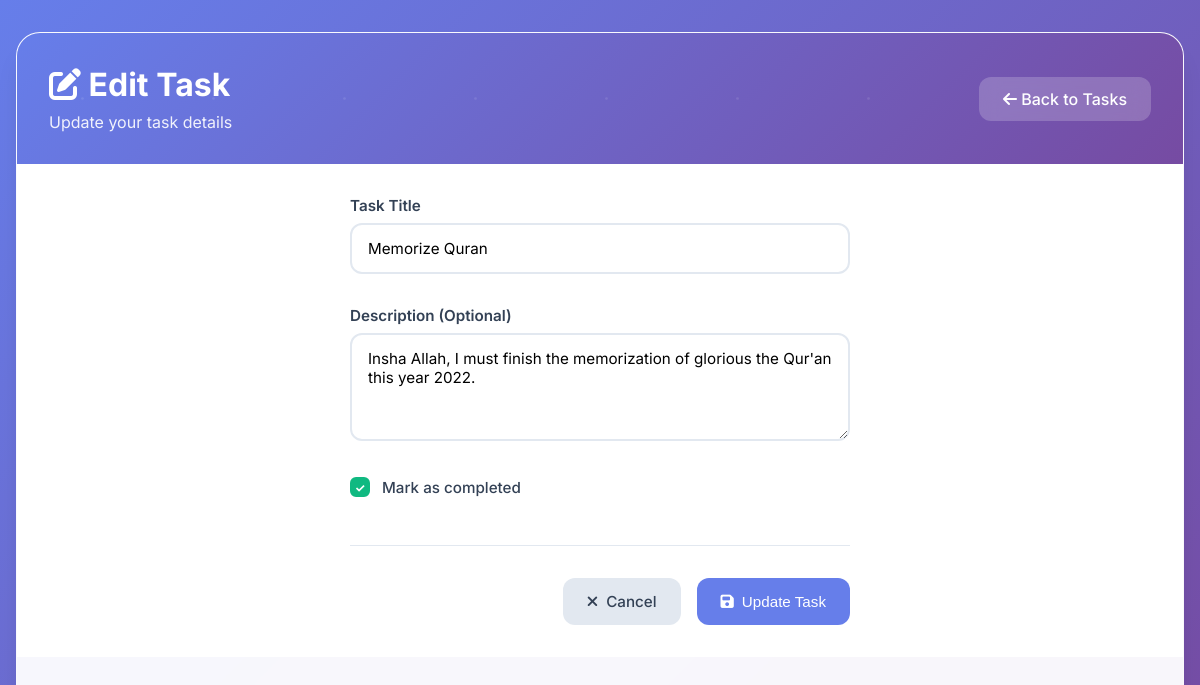
The app's page /task-update/26/ (signed in) with its own data.
### base/models.py (models this page shows, shortened)
class Task(models.Model):
    user = models.ForeignKey(
        User, on_delete=models.CASCADE, null=True, blank=True)
    title = models.CharField(max_length=200)
    description = models.TextField(null=True, blank=True)
    complete = models.BooleanField(default=False)
    created = models.DateTimeField(auto_now_add=True)
    class Meta:
        order_with_respect_to = 'user'

### base/views.py (the view)
# urls.py: path('task-update/<int:pk>/', TaskUpdate.as_view(), name='task-update'),
class TaskUpdate(LoginRequiredMixin, UpdateView):
    model = Task
    fields = ['title', 'description', 'complete']
    success_url = reverse_lazy('tasks')

### base/templates/base/task_form.html (shortened to what this page needs)
{% extends 'base/main.html' %}
{% block content %}
<div class="header-bar">
    <div class="header-content">
        <div>
            <h1><i class="fas fa-edit"></i> {% if object %}Edit Task{% else %}Create Task{% endif %}</h1>
            <h3>{% if object %}Update your task details{% else %}Add a new task to your list{% endif %}</h3>
        </div>
        <a href="{% url 'tasks' %}">
            <i class="fas fa-arrow-left"></i> Back to Tasks
        </a>
    </div>
</div>
<div class="form-container">
    <form method="POST" class="modern-form">
        <div class="form-group">
            <label for="{{ form.title.id_for_label }}">Task Title</label>
            <input type="text"
                   id="{{ form.title.id_for_label }}"
                   name="{{ form.title.name }}"
                   value="{{ form.title.value|default:'' }}"
                   class="form-input"
                   placeholder="Enter your task title..."
                   required>
        </div>
        <div class="form-group">
            <label for="{{ form.description.id_for_label }}">Description (Optional)</label>
            <textarea id="{{ form.description.id_for_label }}"
                      name="{{ form.description.name }}"
                      class="form-textarea"
                      placeholder="Add more details about your task..."
                      rows="4">{{ form.description.value|default:'' }}</textarea>
        </div>
        <div class="form-group">
            <label class="checkbox-label">
                <span class="checkmark"></span>
                Mark as completed
            </label>
        </div>
        <div class="form-actions">
            <a href="{% url 'tasks' %}" class="btn btn-secondary">
                <i class="fas fa-times"></i> Cancel
            </a>
            <button type="submit" class="btn btn-primary">
                <i class="fas fa-save"></i> {% if object %}Update Task{% else %}Create Task{% endif %}
            </button>
        </div>
    </form>
</div>
{% endblock content %}

### base/templates/base/main.html (style rules this page uses)
* { margin: 0; padding: 0; box-sizing: border-box; }
:root { --primary: #667eea; --primary-dark: #5a6fd8; --secondary: #764ba2; --accent: #f093fb; --success: #10b981; --danger: #ef4444; --warning: #f59e0b; --dark: #1f2937; --light: #f8fafc; --gray-100: #f1f5f9; --gray-200: #e2e8f0; --gray-300: #cbd5e1; --gray-400: #94a3b8; --gray-500: #64748b; --gray-600: #475569; --gray-700: #334155; --gray-800: #1e293b; --shadow-sm: 0 1px 2px 0 rgb(0 0 0 / 0.05); --shadow: 0 1px 3px 0 rgb(0 0 0 / 0.1), 0 1px 2px -1px rgb(0 0 0 / 0.1); --shadow-lg: 0 10px 15px -3px rgb(0 0 0 / 0.1), 0 4px 6px -4px rgb(0 0 0 / 0.1); --shadow-xl: 0 20px 25px -5px rgb(0 0 0 / 0.1), 0 8px 10px -6px rgb(0 0 0 / 0.1); }
body { font-family: 'Inter', -apple-system, BlinkMacSystemFont, sans-serif; background: linear-gradient(135deg, #667eea 0%, #764ba2 100%); min-height: 100vh; padding: 2rem 1rem; color: var(--gray-700); background-attachment: fixed; }
.header-bar { background: linear-gradient(135deg, var(--primary) 0%, var(--secondary) 100%); padding: 2rem; color: white; position: relative; overflow: hidden; }
.header-bar::before { content: ''; position: absolute; top: 0; left: 0; right: 0; bottom: 0; pointer-events: none; }
.header-content { position: relative; z-index: 1; display: flex; justify-content: space-between; align-items: center; }
.header-content h1 { font-size: 2rem; font-weight: 700; margin-bottom: 0.5rem; }
.header-content h3 { font-size: 1rem; font-weight: 400; opacity: 0.9; }
.header-content a { color: white; text-decoration: none; padding: 0.75rem 1.5rem; background: rgba(255, 255, 255, 0.2); border-radius: 12px; font-weight: 500; transition: all 0.3s ease; backdrop-filter: blur(10px); }
.btn { padding: 0.875rem 1.5rem; border: none; border-radius: 12px; font-weight: 500; cursor: pointer; transition: all 0.3s ease; text-decoration: none; display: inline-flex; align-items: center; gap: 0.5rem; font-size: 0.95rem; }
.btn-primary { background: var(--primary); color: white; }

### base/templates/base/task_form.html (style rules this page uses)
.form-container { padding: 2rem; background: white; }
.modern-form { max-width: 500px; margin: 0 auto; }
.form-group { margin-bottom: 2rem; }
.form-group label { display: block; font-weight: 600; color: var(--gray-700); margin-bottom: 0.5rem; font-size: 0.95rem; }
.form-input, .form-textarea { width: 100%; padding: 0.875rem 1rem; border: 2px solid var(--gray-200); border-radius: 12px; font-size: 0.95rem; transition: all 0.3s ease; background: white; font-family: inherit; }
.form-textarea { resize: vertical; min-height: 100px; }
.checkbox-label { display: flex !important; align-items: center; cursor: pointer; font-weight: 500 !important; gap: 0.75rem; }
.checkmark { width: 20px; height: 20px; border: 2px solid var(--gray-300); border-radius: 6px; position: relative; transition: all 0.3s ease; }
.form-checkbox:checked + .checkmark { background: var(--success); border-color: var(--success); }
.form-checkbox:checked + .checkmark::after { content: '✓'; position: absolute; top: 50%; left: 50%; transform: translate(-50%, -50%); color: white; font-size: 0.75rem; font-weight: bold; }
.form-actions { display: flex; gap: 1rem; justify-content: flex-end; margin-top: 3rem; padding-top: 2rem; border-top: 1px solid var(--gray-200); }
.btn-secondary { background: var(--gray-200); color: var(--gray-700); }

### records on screen
Task: title "Memorize Quran", description "Insha Allah, I must finish the memorization of glorious the Qur'an this year 2022."
